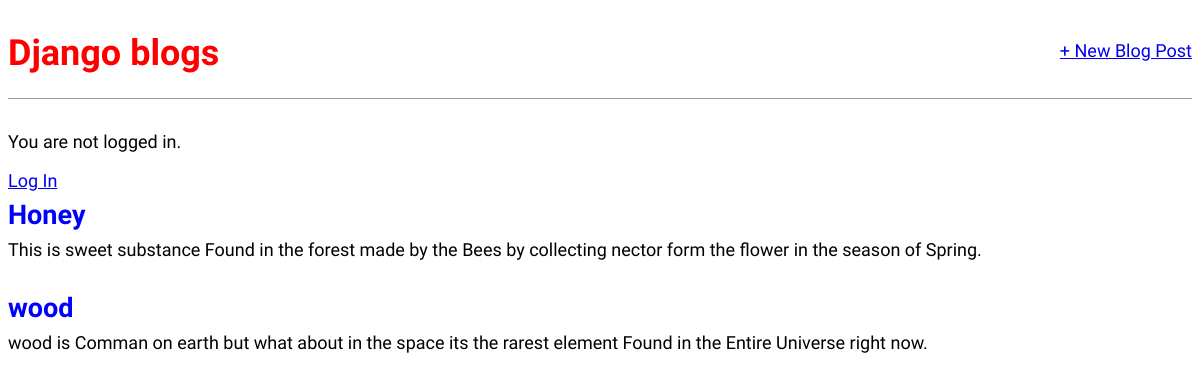
The app's page /, older data.
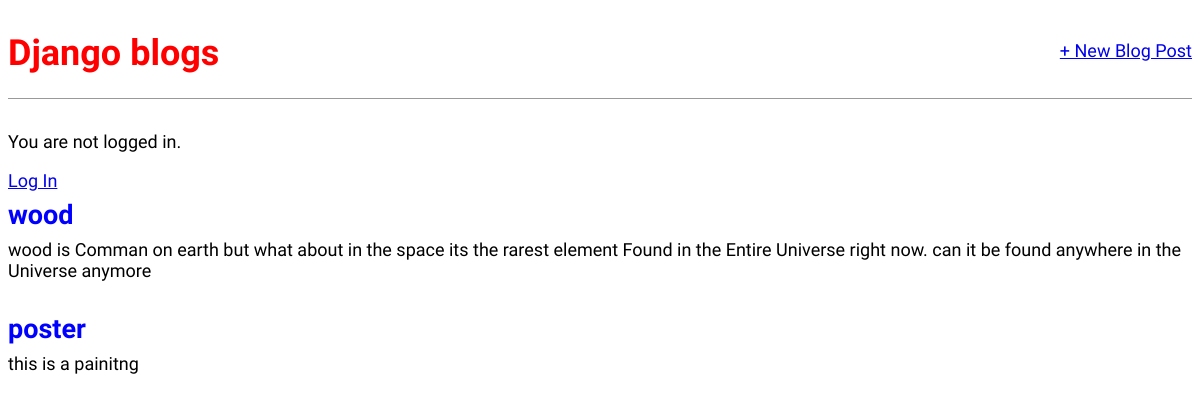
The same page, newer data.
### blog/models.py (models this page shows, shortened)
class Post(models.Model):
    title = models.CharField(max_length=200)
    author = models.ForeignKey(
        'auth.User',
        on_delete=models.CASCADE,
    )
    body = models.TextField()

### blog/views.py (the view)
# urls.py: path('',BlogListView.as_view(), name='home')
class  BlogListView(ListView):
    model = Post
    template_name = 'home.html'

### templates/home.html
{% extends 'base.html' %} {% block content %} {% for post in object_list %}
<div class="post-entry">
  <h2><a href="{% url 'post_details' post.pk %}">{{ post.title }}</a></h2>
  <p>{{ post.body }}</p>
</div>
{% endfor %} {% endblock content %}

### templates/base.html (shortened to what this page needs)
{% load static%}
<html>
  <head>
    <link href="{% static 'css/base.css' %}" rel="stylesheet" />
  </head>
  <body>
    <div>
      <header>
        <div class="nav-left">
          <h1><a href="{% url 'home' %}">Django blogs</a></h1>
        </div>
        <div class="nav-right">
          <a href="{%url 'post_new' %}">+ New Blog Post</a>
        </div>
      </header>
      {% if user.is_authenticated %}
        <p>Hi {{user.username}} !</p>
        <form action="{% url 'logout' %}" method="post">
          {% csrf_token %}
          <button type="Submit">Log Out</button>
        </form>
      {% else %}
        <p>You are not logged in. </p>
        <a href="{% url 'login' %}">Log In</a>
      {% endif %}
      {% block content %} {% endblock content %}
    </div>
  </body>
</html>

### static/css/base.css (style rules this page uses)
body { font-family: "Source Sans Pro", sans-serif; font-size: 18px; }
header { border-bottom: 1px solid #999; margin-bottom: 2rem; display: flex; }
header h1 a { color: red; text-decoration: none; }
.nav-left { margin-right: auto; }
.nav-right { display: flex; padding-top: 2rem; }
.post-entry { margin-bottom: 2rem; }
.post-entry h2 { margin: 0.5rem 0; }
.post-entry h2 a, .post-entry h2 a:visited { color: blue; text-decoration: none; }
.post-entry p { margin: 0; font-weight: 400; }

Row changes from the older to the newer data that the page shows:
removed Post: title "Honey", body "This is sweet substance Found in the forest made by the Bees by collecting nector form the flower in the season of Spring."
changed Post "wood": body "wood is Comman on earth but what about in the space its the rarest element Found in the Entire Universe right now." → "…Entire Universe right now. can it be found anywhere in the Universe anymore"
added Post: title "poster", body "this is a painitng"
